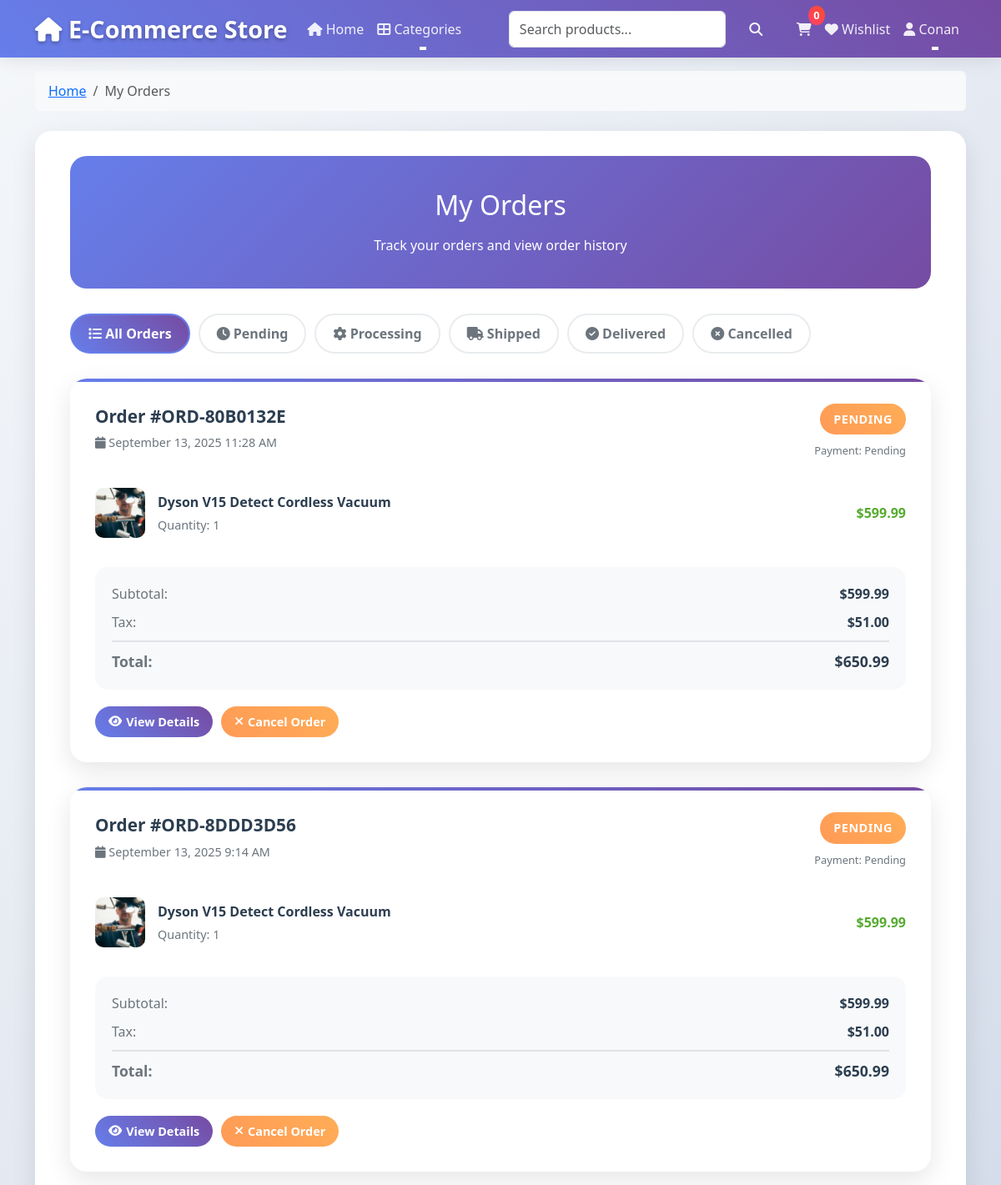
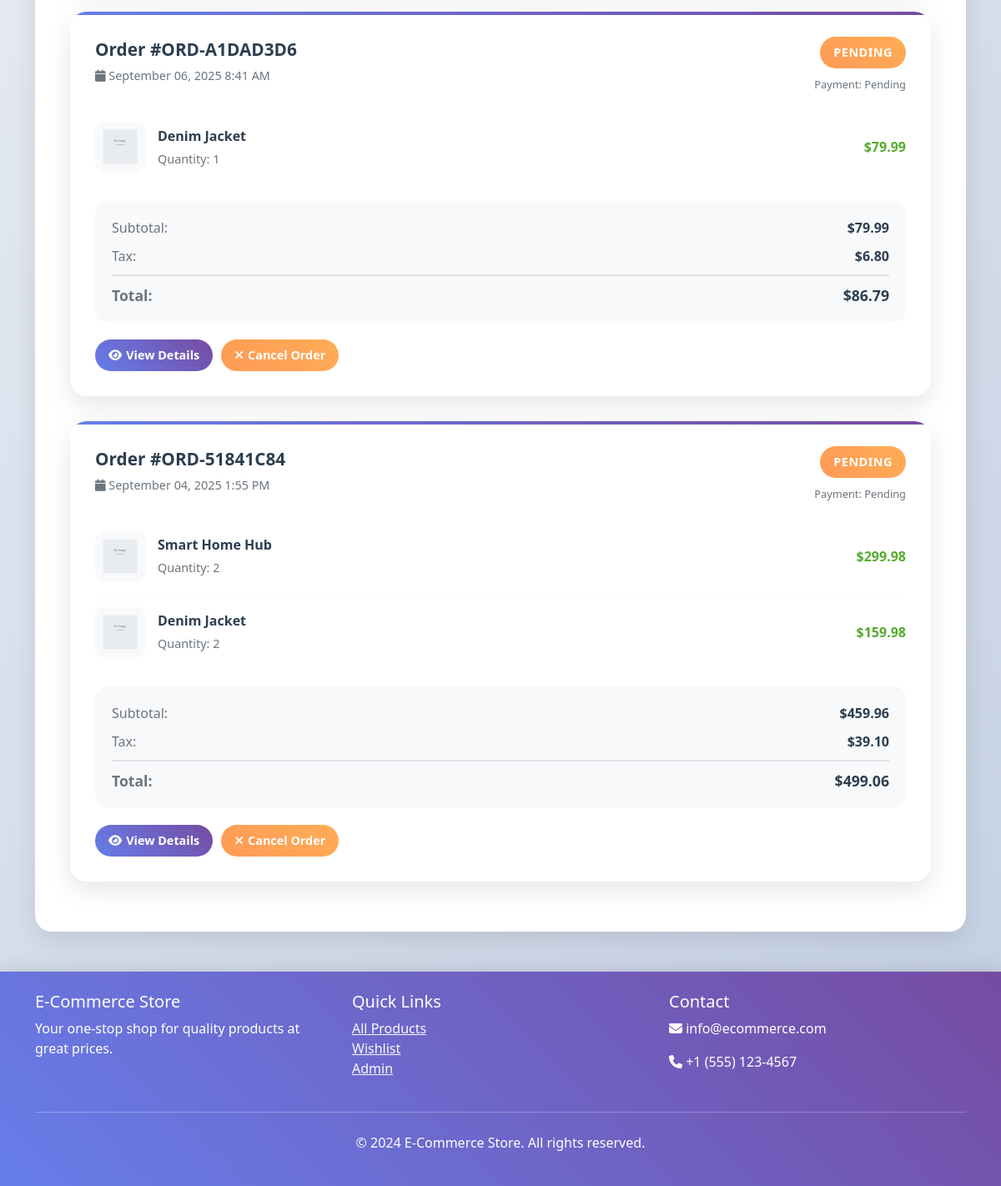
/orders/ (signed in), run on the app's committed database (2 pictures, top to bottom).
### store/models.py (models this page shows, shortened)
class Order(models.Model):
    ORDER_STATUS_CHOICES = [
        ("pending", "Pending"),
        ("processing", "Processing"),
        ("shipped", "Shipped"),
        ("delivered", "Delivered"),
        ("cancelled", "Cancelled"),
        ("refunded", "Refunded"),
    ]
    PAYMENT_STATUS_CHOICES = [
        ("pending", "Pending"),
        ("paid", "Paid"),
        ("failed", "Failed"),
        ("refunded", "Refunded"),
    ]
    user = models.ForeignKey(User, on_delete=models.CASCADE, related_name="orders")
    order_number = models.CharField(max_length=20, unique=True)
    status = models.CharField(
        max_length=20, choices=ORDER_STATUS_CHOICES, default="pending"
    )
    payment_status = models.CharField(
        max_length=20, choices=PAYMENT_STATUS_CHOICES, default="pending"
    )
    subtotal = models.DecimalField(max_digits=10, decimal_places=2)
    tax_amount = models.DecimalField(max_digits=10, decimal_places=2, default=0)
    shipping_amount = models.DecimalField(max_digits=10, decimal_places=2, default=0)
    discount_amount = models.DecimalField(max_digits=10, decimal_places=2, default=0)
    total_amount = models.DecimalField(max_digits=10, decimal_places=2)
    shipping_address = models.ForeignKey(
        Address, on_delete=models.PROTECT, related_name="shipping_orders"
    )
    billing_address = models.ForeignKey(
        Address, on_delete=models.PROTECT, related_name="billing_orders"
    )
    payment_method = models.ForeignKey(
        PaymentMethod, on_delete=models.PROTECT, null=True, blank=True
    )
    payment_reference = models.CharField(max_length=100, blank=True)
    tracking_number = models.CharField(max_length=100, blank=True)
    estimated_delivery = models.DateField(null=True, blank=True)
    notes = models.TextField(blank=True)
    created_at = models.DateTimeField(auto_now_add=True)
    updated_at = models.DateTimeField(auto_now=True)
    class Meta:
        verbose_name = "Order"
        verbose_name_plural = "Orders"
        ordering = ["-created_at"]

class OrderItem(models.Model):
    order = models.ForeignKey(Order, on_delete=models.CASCADE, related_name="items")
    product = models.ForeignKey(Product, on_delete=models.PROTECT)
    quantity = models.PositiveIntegerField()
    unit_price = models.DecimalField(max_digits=10, decimal_places=2)
    total_price = models.DecimalField(max_digits=10, decimal_places=2)
    class Meta:
        verbose_name = "Order Item"
        verbose_name_plural = "Order Items"
        ordering = ["id"]

class Product(models.Model):
    name = models.CharField(
        max_length=200, help_text="Product name (max 200 characters)"
    )
    slug = models.SlugField(
        max_length=200,
        unique=True,
        blank=True,
        help_text="URL-friendly product identifier",
    )
    description = models.TextField(help_text="Detailed product description")
    short_description = models.CharField(
        max_length=500, blank=True, help_text="Brief product summary"
    )
    price = models.DecimalField(
        max_digits=10,
        decimal_places=2,
        validators=[MinValueValidator(0.01)],
        help_text="Product price (minimum $0.01)",
    )
    sale_price = models.DecimalField(
        max_digits=10,
        decimal_places=2,
        blank=True,
        null=True,
        validators=[MinValueValidator(0.01)],
        help_text="Sale price (optional)",
    )
    stock_quantity = models.PositiveIntegerField(
        default=0, help_text="Available stock quantity"
    )
    is_in_stock = models.BooleanField(
        default=True, help_text="Product availability status"
    )
    low_stock_threshold = models.PositiveIntegerField(
        default=5, help_text="Stock level to trigger low stock alerts"
    )
    category = models.ForeignKey(
        Category,
        on_delete=models.CASCADE,
        related_name="products",
        help_text="Product category",
    )
    tags = models.ManyToManyField("ProductTag", blank=True, related_name="products")
    main_image = models.ImageField(
        upload_to="products/main/", help_text="Primary product image"
    )
    is_active = models.BooleanField(default=True, help_text="Product visibility status")
    is_featured = models.BooleanField(
        default=False, help_text="Featured product status"
    )
    is_bestseller = models.BooleanField(
        default=False, help_text="Bestseller product status"
    )
    meta_title = models.CharField(max_length=60, blank=True, help_text="SEO meta title")
    meta_description = models.CharField(
        max_length=160, blank=True, help_text="SEO meta description"
    )
    view_count = models.PositiveIntegerField(
        default=0, help_text="Product view counter"
    )
    created_at = models.DateTimeField(auto_now_add=True)
    updated_at = models.DateTimeField(auto_now=True)
    class Meta:
        ordering = ["-created_at"]
        verbose_name = "Product"
        verbose_name_plural = "Products"
        indexes = [
            models.Index(fields=["name"]),
            models.Index(fields=["category"]),
            models.Index(fields=["is_active"]),
            models.Index(fields=["price"]),
            models.Index(fields=["created_at"]),
        ]

### store/checkout_views.py (the view)
# urls.py: path("orders/", checkout_views.OrderListView.as_view(), name="order_list"),
class OrderListView(LoginRequiredMixin, ListView):
    model = Order
    template_name = "store/checkout/order_list.html"
    context_object_name = "orders"
    paginate_by = 10
    def get_queryset(self):
        return Order.objects.filter(user=self.request.user).order_by("-created_at")
    def get_context_data(self, **kwargs):
        context = super().get_context_data(**kwargs)
        context["breadcrumbs"] = [
            {"name": "Home", "url": "/"},
            {"name": "My Orders", "url": reverse("store:order_list")},
        ]
        return context

### templates/store/checkout/order_list.html (shortened to what this page needs)
{% extends 'base.html' %}
{% load static %}
{% block content %}
<div class="container">
    <div class="orders-header">
        <h1 class="h2 mb-3">My Orders</h1>
        <p class="mb-0">Track your orders and view order history</p>
    </div>
    <div class="filter-tabs">
        <a href="{% url 'store:order_list' %}" class="filter-tab {% if not request.GET.status %}active{% endif %}">
            <i class="fas fa-list"></i> All Orders
        </a>
        <a href="?status=pending" class="filter-tab {% if request.GET.status == 'pending' %}active{% endif %}">
            <i class="fas fa-clock"></i> Pending
        </a>
        <a href="?status=processing" class="filter-tab {% if request.GET.status == 'processing' %}active{% endif %}">
            <i class="fas fa-cog"></i> Processing
        </a>
        <a href="?status=shipped" class="filter-tab {% if request.GET.status == 'shipped' %}active{% endif %}">
            <i class="fas fa-truck"></i> Shipped
        </a>
        <a href="?status=delivered" class="filter-tab {% if request.GET.status == 'delivered' %}active{% endif %}">
            <i class="fas fa-check-circle"></i> Delivered
        </a>
        <a href="?status=cancelled" class="filter-tab {% if request.GET.status == 'cancelled' %}active{% endif %}">
            <i class="fas fa-times-circle"></i> Cancelled
        </a>
    </div>
    {% if orders %}
        {% for order in orders %}
        <div class="order-card">
            <div class="order-header">
                <div class="order-info">
                    <div class="order-number">Order #{{ order.order_number }}</div>
                    <div class="order-date">
                        <i class="fas fa-calendar"></i> {{ order.created_at|date:"F d, Y g:i A" }}
                    </div>
                </div>
                <div class="order-status">
                    <span class="status-badge {{ order.status|lower }}">
                        {{ order.get_status_display }}
                    </span>
                    <div class="payment-status">
                        Payment: {{ order.get_payment_status_display }}
                    </div>
                </div>
            </div>
            <div class="order-items">
                {% for item in order.items.all %}
                <div class="order-item">
                    {% if item.product.main_image %}
                        <img src="{{ item.product.main_image.url }}" alt="{{ item.product.name }}" class="item-image">
                    {% else %}
                        <img src="{% static 'images/no-image.svg' %}" alt="{{ item.product.name }}" class="item-image">
                    {% endif %}
                    <div class="item-details">
                        <div class="item-name">{{ item.product.name }}</div>
                        <div class="item-quantity">Quantity: {{ item.quantity }}</div>
                    </div>
                    <div class="item-price">${{ item.total_price }}</div>
                </div>
                {% endfor %}
            </div>
            <div class="order-summary">
                <div class="summary-row">
                    <span class="summary-label">Subtotal:</span>
                    <span class="summary-value">${{ order.subtotal }}</span>
                </div>
                {% if order.tax_amount %}
                <div class="summary-row">
                    <span class="summary-label">Tax:</span>
                    <span class="summary-value">${{ order.tax_amount }}</span>
                </div>
                {% endif %}
                <div class="summary-row">
                    <span class="summary-label">Total:</span>
                    <span class="summary-value">${{ order.total_amount }}</span>
                </div>
            </div>
            <div class="order-actions">
                <a href="{% url 'store:order_detail' order.pk %}" class="btn-action btn-primary">
                    <i class="fas fa-eye"></i> View Details
                </a>
                {% if order.status == 'pending' %}
                    <a href="#" class="btn-action btn-warning" onclick="cancelOrder({{ order.pk }})">
                        <i class="fas fa-times"></i> Cancel Order
                    </a>
                {% endif %}
            </div>
        </div>
        {% endfor %}
    {% endif %}
</div>
{% endblock %}

### templates/base.html (shortened to what this page needs)
<!DOCTYPE html>
<html lang="en">
<head>
    <link href="https://cdn.jsdelivr.net/npm/bootstrap@5.3.0/dist/css/bootstrap.min.css" rel="stylesheet">
    <link href="https://cdnjs.cloudflare.com/ajax/libs/font-awesome/6.4.0/css/all.min.css" rel="stylesheet">
</head>
<body>
    <nav class="navbar navbar-expand-lg navbar-dark bg-dark">
        <div class="container">
            <a class="navbar-brand" href="{% url 'store:home' %}">
                <i class="fas fa-home"></i> E-Commerce Store
            </a>
            <div class="collapse navbar-collapse" id="navbarNav">
                <ul class="navbar-nav me-auto">
                    <li class="nav-item">
                        <a class="nav-link" href="{% url 'store:product_list' %}">
                            <i class="fas fa-home"></i> Home
                        </a>
                    </li>
                    <li class="nav-item dropdown">
                        <a class="nav-link dropdown-toggle" href="#" role="button" data-bs-toggle="dropdown">
                            <i class="fas fa-th-large"></i> Categories
                        </a>
                    </li>
                </ul>
                <form class="d-flex search-form me-3" method="get" action="{% url 'store:search' %}">
                    <input class="form-control me-2" type="search" name="search" placeholder="Search products..."
                           value="{{ request.GET.search }}" aria-label="Search">
                    <button class="btn btn-outline-light" type="submit">
                        <i class="fas fa-search"></i>
                    </button>
                </form>
                <ul class="navbar-nav">
                    <li class="nav-item">
                        <a class="nav-link" href="{% url 'store:cart_list' %}" id="cart-link">
                            <i class="fas fa-shopping-cart"></i>
                            <span class="cart-count">0</span>
                        </a>
                    </li>
                    {% if user.is_authenticated %}
                        <li class="nav-item">
                            <a class="nav-link" href="{% url 'store:wishlist' %}">
                                <i class="fas fa-heart"></i> Wishlist
                            </a>
                        </li>
                        <li class="nav-item dropdown">
                            <a class="nav-link dropdown-toggle" href="#" role="button" data-bs-toggle="dropdown">
                                <i class="fas fa-user"></i> {{ user.first_name|default:user.username }}
                            </a>
                        </li>
                    {% endif %}
                </ul>
            </div>
        </div>
    </nav>
    {% if breadcrumbs %}
    <div class="container mt-3">
        <nav aria-label="breadcrumb">
            <ol class="breadcrumb">
                {% for breadcrumb in breadcrumbs %}
                    {% if forloop.last %}
                        <li class="breadcrumb-item active" aria-current="page">{{ breadcrumb.name }}</li>
                    {% else %}
                        <li class="breadcrumb-item"><a href="{{ breadcrumb.url }}">{{ breadcrumb.name }}</a></li>
                    {% endif %}
                {% endfor %}
            </ol>
        </nav>
    </div>
    {% endif %}
    <main class="container mt-4">
        <div class="main-content">
            {% block content %}{% endblock %}
        </div>
    </main>
    <footer class="footer mt-5 py-4">
        <div class="container">
            <div class="row">
                <div class="col-md-4">
                    <h5>E-Commerce Store</h5>
                    <p>Your one-stop shop for quality products at great prices.</p>
                </div>
                <div class="col-md-4">
                    <h5>Quick Links</h5>
                    <ul class="list-unstyled">
                        <li><a href="{% url 'store:product_list' %}" class="text-light">All Products</a></li>
                        <li><a href="{% url 'store:wishlist' %}" class="text-light">Wishlist</a></li>
                        <li><a href="{% url 'admin:index' %}" class="text-light">Admin</a></li>
                    </ul>
                </div>
                <div class="col-md-4">
                    <h5>Contact</h5>
                    <p><i class="fas fa-envelope"></i> info@ecommerce.com</p>
                    <p><i class="fas fa-phone"></i> +1 (555) 123-4567</p>
                </div>
            </div>
            <hr class="my-4">
            <div class="text-center">
                <p>&copy; 2024 E-Commerce Store. All rights reserved.</p>
            </div>
        </div>
    </footer>
</body>
</html>

### data on the page
Order: order_number "ORD-80B0132E", created_at "September 13, 2025 11:28 AM", status "PENDING", payment_status "Pending", subtotal "599.99", tax_amount "51.00", total_amount "650.99"
OrderItem: product.main_image (picture), product.name "Dyson V15 Detect Cordless Vacuum", quantity "1", total_price "599.99"
Order: order_number "ORD-8DDD3D56", created_at "September 13, 2025 9:14 AM", status "PENDING", payment_status "Pending", subtotal "599.99", tax_amount "51.00", total_amount "650.99"
OrderItem: product.main_image (picture), product.name "Dyson V15 Detect Cordless Vacuum", quantity "1", total_price "599.99"
Order: order_number "ORD-A1DAD3D6", created_at "September 06, 2025 8:41 AM", status "PENDING", payment_status "Pending", subtotal "79.99", tax_amount "6.80", total_amount "86.79"
OrderItem: product.name "Denim Jacket", quantity "1", total_price "79.99"
Order: order_number "ORD-51841C84", created_at "September 04, 2025 1:55 PM", status "PENDING", payment_status "Pending", subtotal "459.96", tax_amount "39.10", total_amount "499.06"
OrderItem: product.name "Smart Home Hub", quantity "2", total_price "299.98"
OrderItem: product.name "Denim Jacket", quantity "2", total_price "159.98"

### other printed values
{{ user.first_name|default:user.username }} "Conan"
{{ breadcrumb.name }} "Home"
{{ breadcrumb.name }} "My Orders"
